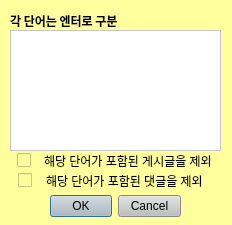
<?xml version="1.0" encoding="UTF-8"?>
<ui version="4.0">
 <class>Dialog</class>
 <widget class="QDialog" name="Dialog">
  <property name="geometry">
   <rect>
    <x>0</x>
    <y>0</y>
    <width>232</width>
    <height>225</height>
   </rect>
  </property>
  <property name="windowTitle">
   <string>Dialog</string>
  </property>
  <property name="styleSheet">
   <string notr="true">background-color: rgb(255, 255, 157);</string>
  </property>
  <widget class="QDialogButtonBox" name="buttonBox">
   <property name="geometry">
    <rect>
     <x>50</x>
     <y>190</y>
     <width>131</width>
     <height>32</height>
    </rect>
   </property>
   <property name="styleSheet">
    <string notr="true">background-color: rgb(191, 191, 191);</string>
   </property>
   <property name="orientation">
    <enum>Qt::Horizontal</enum>
   </property>
   <property name="standardButtons">
    <set>QDialogButtonBox::Cancel|QDialogButtonBox::Ok</set>
   </property>
  </widget>
  <widget class="QLabel" name="label">
   <property name="geometry">
    <rect>
     <x>10</x>
     <y>10</y>
     <width>131</width>
     <height>21</height>
    </rect>
   </property>
   <property name="font">
    <font>
     <family>맑은 고딕</family>
     <weight>75</weight>
     <bold>true</bold>
    </font>
   </property>
   <property name="text">
    <string>각 단어는 엔터로 구분</string>
   </property>
  </widget>
  <widget class="QWidget" name="layoutWidget">
   <property name="geometry">
    <rect>
     <x>10</x>
     <y>150</y>
     <width>211</width>
     <height>22</height>
    </rect>
   </property>
   <layout class="QHBoxLayout" name="exclusionarticleLayout">
    <property name="leftMargin">
     <number>0</number>
    </property>
    <property name="rightMargin">
     <number>0</number>
    </property>
    <item>
     <widget class="QCheckBox" name="exclusionarticleCheckBox">
      <property name="sizePolicy">
       <sizepolicy hsizetype="Fixed" vsizetype="Fixed">
        <horstretch>0</horstretch>
        <verstretch>0</verstretch>
       </sizepolicy>
      </property>
      <property name="text">
       <string/>
      </property>
     </widget>
    </item>
    <item>
     <widget class="QLabel" name="label_2">
      <property name="sizePolicy">
       <sizepolicy hsizetype="Fixed" vsizetype="Preferred">
        <horstretch>0</horstretch>
        <verstretch>0</verstretch>
       </sizepolicy>
      </property>
      <property name="text">
       <string>해당 단어가 포함된 게시글을 제외</string>
      </property>
     </widget>
    </item>
   </layout>
  </widget>
  <widget class="QWidget" name="layoutWidget_2">
   <property name="geometry">
    <rect>
     <x>10</x>
     <y>170</y>
     <width>201</width>
     <height>22</height>
    </rect>
   </property>
   <layout class="QHBoxLayout" name="exclusioncommentLayout">
    <property name="leftMargin">
     <number>0</number>
    </property>
    <property name="rightMargin">
     <number>0</number>
    </property>
    <item>
     <widget class="QCheckBox" name="exclusioncommentCheckBox">
      <property name="sizePolicy">
       <sizepolicy hsizetype="Fixed" vsizetype="Fixed">
        <horstretch>0</horstretch>
        <verstretch>0</verstretch>
       </sizepolicy>
      </property>
      <property name="text">
       <string/>
      </property>
     </widget>
    </item>
    <item>
     <widget class="QLabel" name="label_3">
      <property name="sizePolicy">
       <sizepolicy hsizetype="Fixed" vsizetype="Preferred">
        <horstretch>0</horstretch>
        <verstretch>0</verstretch>
       </sizepolicy>
      </property>
      <property name="text">
       <string>해당 단어가 포함된 댓글을 제외</string>
      </property>
     </widget>
    </item>
   </layout>
  </widget>
  <widget class="QTextEdit" name="exclusionwordTextEdit">
   <property name="geometry">
    <rect>
     <x>10</x>
     <y>30</y>
     <width>211</width>
     <height>121</height>
    </rect>
   </property>
   <property name="styleSheet">
    <string notr="true">background-color: rgb(255, 255, 255);</string>
   </property>
  </widget>
 </widget>
 <resources/>
 <connections>
  <connection>
   <sender>buttonBox</sender>
   <signal>accepted()</signal>
   <receiver>Dialog</receiver>
   <slot>accept()</slot>
   <hints>
    <hint type="sourcelabel">
     <x>248</x>
     <y>254</y>
    </hint>
    <hint type="destinationlabel">
     <x>157</x>
     <y>274</y>
    </hint>
   </hints>
  </connection>
  <connection>
   <sender>buttonBox</sender>
   <signal>rejected()</signal>
   <receiver>Dialog</receiver>
   <slot>reject()</slot>
   <hints>
    <hint type="sourcelabel">
     <x>316</x>
     <y>260</y>
    </hint>
    <hint type="destinationlabel">
     <x>286</x>
     <y>274</y>
    </hint>
   </hints>
  </connection>
 </connections>
</ui>
